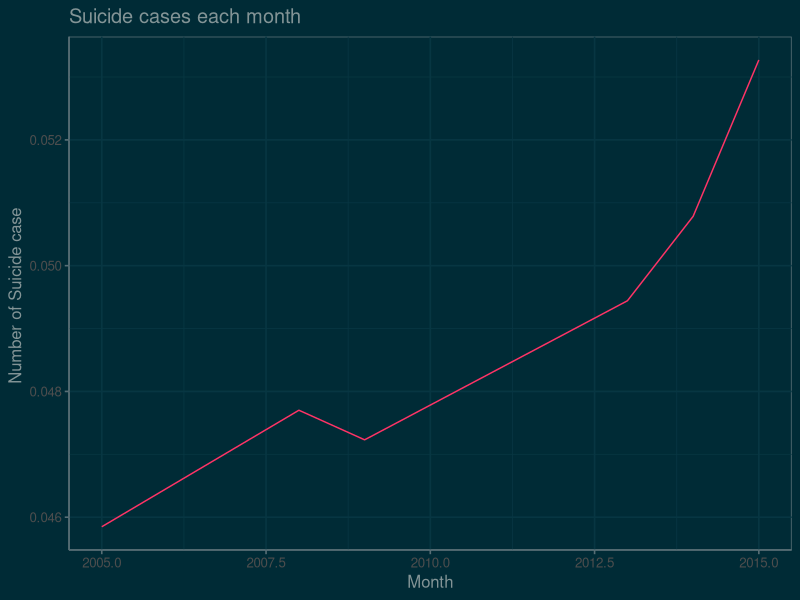

Reproduce this figure in R.
library(stats)
library(dplyr)
library(ggplot2)
library(ggthemes)
data <- read.csv("race_accident.csv")


#ggplot(data , aes(x=InjuryAtWork,y =Accident,fill = InjuryAtWork)) +
#  geom_bar(stat="identity")+
#  #coord_polar(theta="y")+
  #scale_colour_excel() +
#  theme_solarized(light = FALSE)+
  #theme_void()
#  ylab('Ratio') +
#  ggtitle('Relation between  InjuryAtWork and Accident (2009) ')

ggplot(data , aes(x=Month)) +
  geom_line(aes(y = a),colour = "#FF3366")+  
  #coord_polar(theta="y")+
  #scale_colour_excel() +
  theme_solarized(light = FALSE)+
  #theme_void()
  ylab('Number of Suicide case ') +
  ggtitle('Suicide cases each month ')

#DeathRec<-read.csv("DataMining2016/DeathRecords2014/DeathRecords.csv",stringsAsFactors = F,header = T)

#Marital_table<-read.csv("DataMining2016/DeathRecords2014/MaritalStatus.csv",stringsAsFactors = F,header = T)

#ageRecode12<-read.csv("DataMining2016/DeathRecords2014/AgeRecode12.csv",stringsAsFactors = F,header = T)
#race<-read.csv("DataMining2016/DeathRecords2014/Race.csv",stringsAsFactors = F,header = T)

#gunDeath<-DeathRec %>%
#  filter(Icd10Code == 'W32'|Icd10Code =='W33'|Icd10Code =='W34'|Icd10Code =='X72'|Icd10Code =='X73'|Icd10Code =='X74'|Icd10Code =='X93'|Icd10Code =='X94'|Icd10Code =='X95'|Icd10Code =='Y22'|Icd10Code =='Y23'|Icd10Code =='Y24'|Icd10Code =='Y364' )

#gunDeath<-gunDeath %>%
#  filter(Race==1|Race==2) 


#ByAgeRecode12<- gunDeath%>%
#  group_by(AgeRecode12,Sex)%>%
#  summarise(fre=n())

#ggplot(ByAgeRecode12,aes(x=factor(ageRecode12[[2]]),y=fr?e,fill=sex))+
#  geom_bar(stat="identity")+
#  scale_x_discrete(name="AgeRecode")+
  #scale_y_discrete(name="Percentage%",breaks=seq(0, 40, by = 2))+
#  labs(title="Percentage of Suicide Cases \n per Education Level in 2014")

